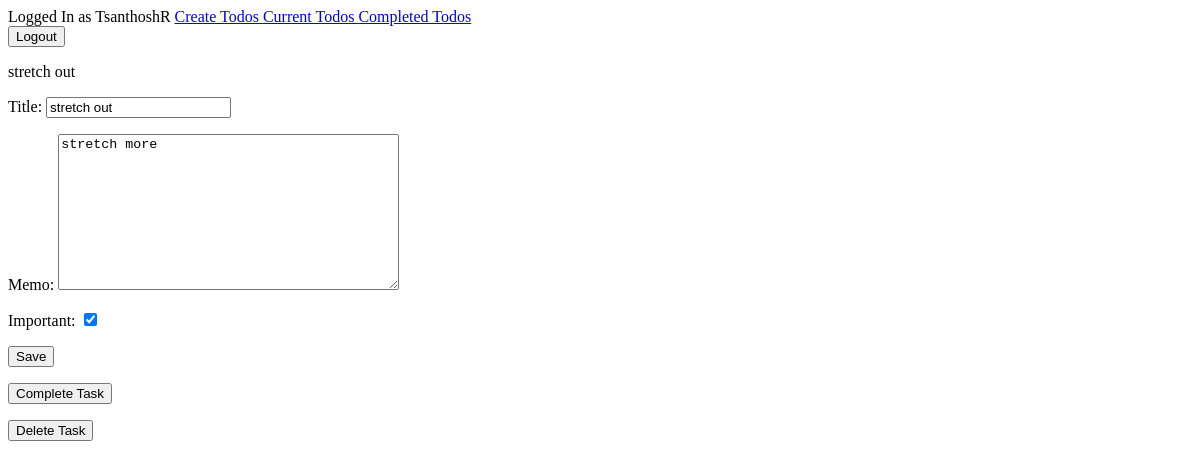
Before: /todo/4/ (signed in) with the older database file.
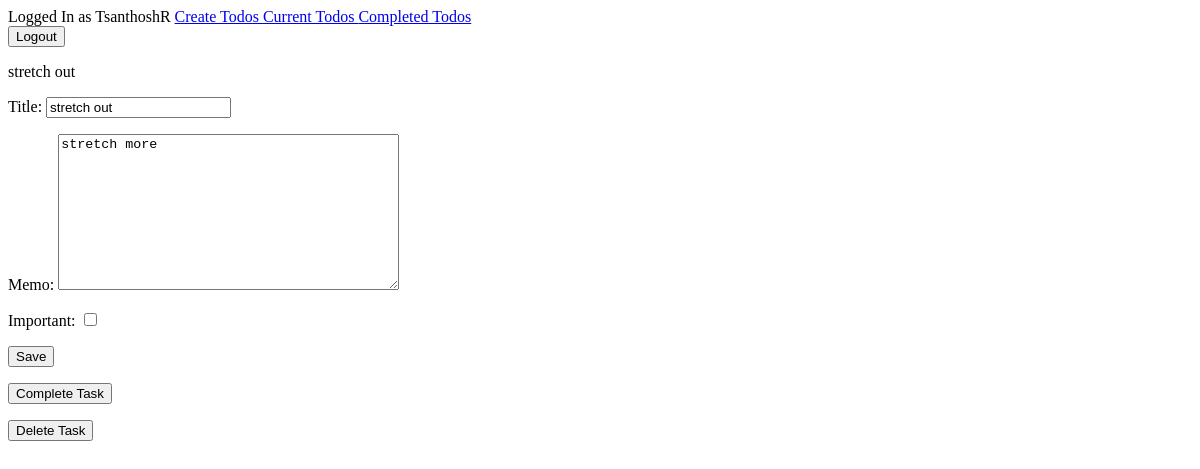
After: the same page with the newer database file.
### todolist/models.py (models this page shows, shortened)
class TODO(models.Model):
    title = models.CharField(max_length=100)
    memo = models.TextField(blank=True)
    created = models.DateTimeField(auto_now_add=True)
    completed = models.DateTimeField(null=True, blank=True)
    important = models.BooleanField(default=False)
    user = models.ForeignKey(User, on_delete=models.CASCADE)

### todolist/views.py (the view, shortened to what this page needs)
# urls.py: path('todo/<int:todo_pk>/', views.viewtodo, name='viewtodo'),
@login_required
def viewtodo(request, todo_pk):
    todo = get_object_or_404(TODO, pk=todo_pk, user=request.user)
    if request.method == 'GET':
        form = TodoForm(instance=todo)
        dict_to_pass = {'todo':todo, 'form':form}
        return render(request, 'todolist/viewtodo.html',dict_to_pass)

### todolist/forms.py
class TodoForm(ModelForm):
    class Meta:
        model = TODO
        fields = ['title', 'memo', 'important']

### todolist/templates/todolist/viewtodo.html (shortened to what this page needs)
{% extends 'todolist/base.html' %}
{% block content %}
{{ todo.title }} <br>
<form method="POST"> {% csrf_token %}
  {{ form.as_p }}
  <button type="submit" name="button">Save</button>
</form>
<form class="" action="{% url 'completetodo' todo.id %}" method="post">{% csrf_token %}
  <button type="submit" name="button">Complete Task</button>
</form>
<form class="" action="{% url 'deletetodo' todo.id %}" method="post">{% csrf_token %}
  <button type="submit" name="button">Delete Task</button>
</form>
{% endblock %}

Changed rows visible on the page:
changed TODO "stretch out": important "☑" → "☐"
